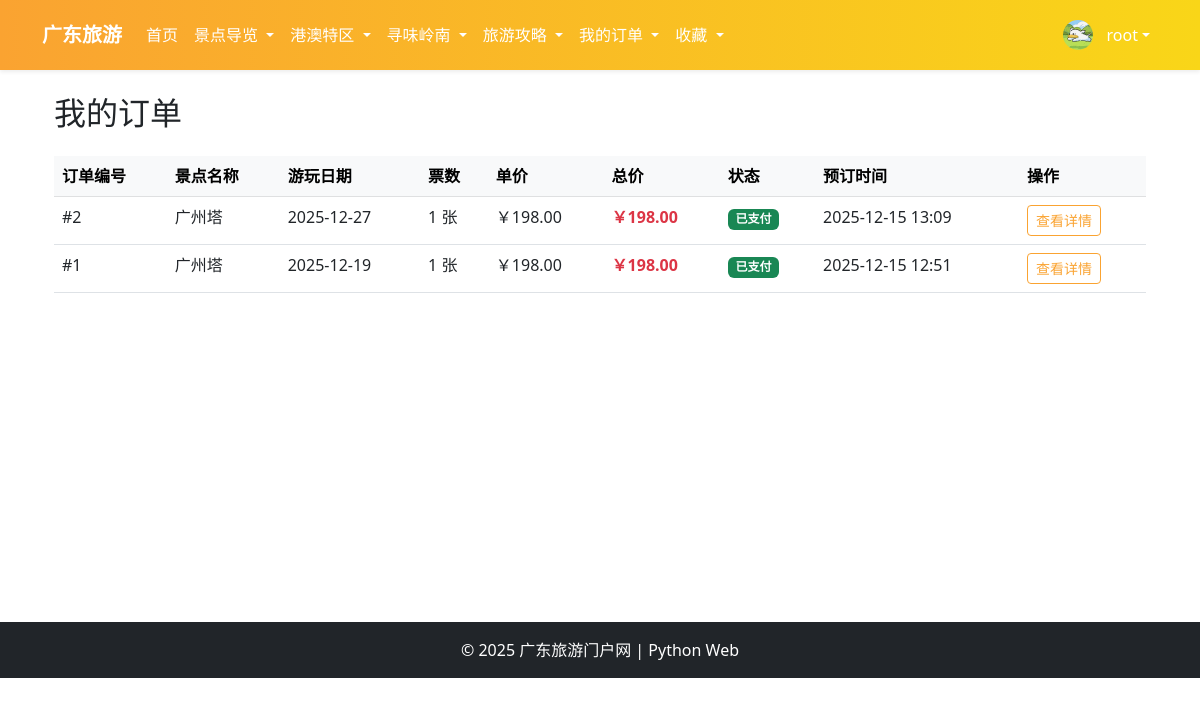
The app's page /bookingApp/my_bookings/ (signed in), older data.
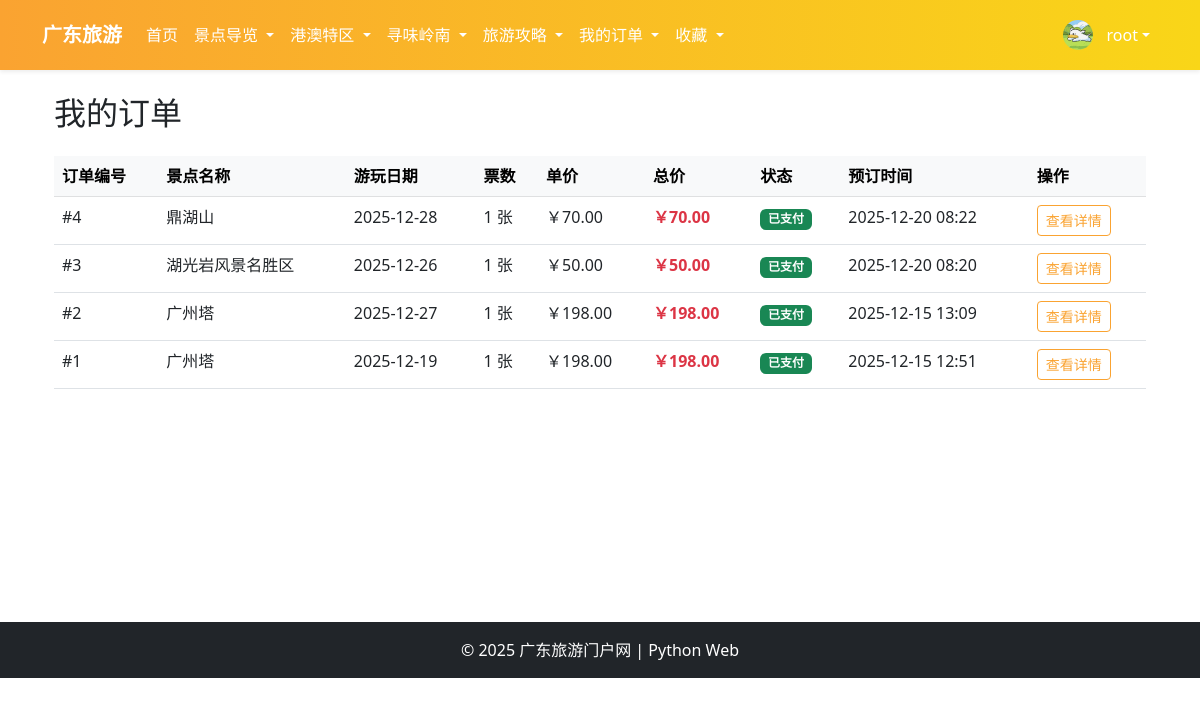
The same page, newer data.
### bookingApp/models.py (models this page shows, shortened)
class Booking(models.Model):
    STATUS_CHOICES = (
        ('pending', '待支付'),
        ('paid', '已支付'),
        ('cancelled', '已取消'),
    )
    user = models.ForeignKey(User, on_delete=models.CASCADE, verbose_name="下单用户")
    attraction = models.ForeignKey(Attraction, on_delete=models.CASCADE, verbose_name="预订景点")
    visit_date = models.DateField(verbose_name="游玩日期")
    quantity = models.PositiveIntegerField(default=1, verbose_name="票数")
    status = models.CharField(max_length=20, choices=STATUS_CHOICES, default='paid', verbose_name="状态")
    created_at = models.DateTimeField(default=timezone.now, null=True, blank=True, verbose_name="创建时间")
    @property
    def total_price(self):
        return self.attraction.price * self.quantity

### attractionsApp/models.py (models this page shows, shortened)
class Attraction(models.Model):
    REGION_CHOICES = (
        ('yue_bei', '粤北'),
        ('yue_xi', '粤西'),
        ('yue_nan', '珠三角'),
        ('yue_dong', '粤东'),
        ('gang_ao', '港澳'),
    )
    CITY_CHOICES = (
        ('guangzhou', '广州'),
        ('shenzhen', '深圳'),
        ('foshan', '佛山'),
        ('dongguan', '东莞'),
        ('zhuhai', '珠海'),
        ('zhongshan', '中山'),
        ('jiangmen', '江门'),
        ('huizhou', '惠州'),
        ('zhaoqing', '肇庆'),
        ('shantou', '汕头'),
        ('chaozhou', '潮州'),
        ('jieyang', '揭阳'),
        ('shanwei', '汕尾'),
        ('meizhou', '梅州'),
        ('shaoguan', '韶关'),
        ('qingyuan', '清远'),
        ('heyuan', '河源'),
        ('maoming', '茂名'),
        ('yangjiang', '阳江'),
        ('yunfu', '云浮'),
        ('zhanjiang', '湛江'),
        ('aomeng', '澳门'),
        ('xianggang', '香港'),
    )
    TYPE_CHOICES = (
        ('natural', '自然'),
        ('cultural', '人文'),
        ('mixed', '综合'),
    )
    name = models.CharField(max_length=100, verbose_name="景点名称")
    region = models.CharField(max_length=20, choices=REGION_CHOICES, verbose_name="所属区域")
    city = models.CharField(max_length=20, choices=CITY_CHOICES, verbose_name="所属城市", default='guangzhou')
    attraction_type = models.CharField(max_length=20, choices=TYPE_CHOICES, verbose_name="景点类型", default='mixed')
    description = models.TextField(verbose_name="景点介绍")
    price = models.DecimalField(max_digits=7, decimal_places=2, verbose_name="门票价格", null=True, blank=True)
    is_free = models.BooleanField(default=False, verbose_name="门票免费")
    image = models.ImageField(upload_to='attractions/', verbose_name="封面图")
    opening_hours = models.CharField(max_length=200, verbose_name="开放时间", default="09:00-18:00")
    map_image = models.ImageField(upload_to='attractions/maps/', verbose_name="地图位置图", null=True, blank=True)
    view_count = models.PositiveIntegerField(default=0, verbose_name="浏览量")
    like_count = models.PositiveIntegerField(default=0, verbose_name="点赞数")
    created_at = models.DateTimeField(auto_now_add=True, verbose_name="创建时间")
    updated_at = models.DateTimeField(auto_now=True, verbose_name="更新时间")
    class Meta:
        ordering = ['-created_at']
        verbose_name = "景点"
        verbose_name_plural = "景点"

### bookingApp/views.py (the view)
# urls.py: path('my_bookings/', views.my_bookings, name='my_bookings'),  # 我的订单
@login_required
def my_bookings(request):
    bookings = Booking.objects.filter(user=request.user).order_by('-created_at')
    return render(request, 'booking/list.html', {'bookings': bookings})

### templates/booking/list.html (shortened to what this page needs)
{% extends 'base.html' %}
{% block content %}
<div class="container mt-4">
    <h2 class="mb-4">我的订单</h2>
    {% if bookings %}
        <div class="table-responsive">
            <table class="table table-hover">
                <thead class="table-light">
                    <tr>
                        <th>订单编号</th>
                        <th>景点名称</th>
                        <th>游玩日期</th>
                        <th>票数</th>
                        <th>单价</th>
                        <th>总价</th>
                        <th>状态</th>
                        <th>预订时间</th>
                        <th>操作</th>
                    </tr>
                </thead>
                <tbody>
                    {% for booking in bookings %}
                    <tr>
                        <td>#{{ booking.id }}</td>
                        <td>{{ booking.attraction.name }}</td>
                        <td>{{ booking.visit_date|date:"Y-m-d" }}</td>
                        <td>{{ booking.quantity }} 张</td>
                        <td>￥{{ booking.attraction.price }}</td>
                        <td class="text-danger fw-bold">￥{{ booking.total_price }}</td>
                        <td>
                            {% if booking.status == 'paid' %}
                                <span class="badge bg-success">已支付</span>
                            {% elif booking.status == 'pending' %}
                                <span class="badge bg-warning">待支付</span>
                            {% else %}
                                <span class="badge bg-secondary">已取消</span>
                            {% endif %}
                        </td>
                        <td>{{ booking.created_at|date:"Y-m-d H:i" }}</td>
                        <td>
                            <a href="{% url 'bookingApp:booking_detail' booking.id %}" class="btn btn-sm btn-outline-primary booking-list-outline-btn">查看详情</a>
                        </td>
                    </tr>
                    {% endfor %}
                </tbody>
            </table>
        </div>
    {% else %}
        <div class="alert alert-info booking-list-alert-info text-center">
            <p class="mb-0">您还没有任何订单，<a href="{% url 'attractionsApp:attraction_list' %}">去看看景点吧</a></p>
        </div>
    {% endif %}
</div>
{% endblock %}

Row changes from the older to the newer data that the page shows:
added Booking: id "4", attraction.name "鼎湖山", visit_date "2025-12-28", quantity "1", attraction.price "70.00", total_price "70.00", status "已支付", created_at "2025-12-20 08:22"
added Booking: id "3", attraction.name "湖光岩风景名胜区", visit_date "2025-12-26", quantity "1", attraction.price "50.00", total_price "50.00", status "已支付", created_at "2025-12-20 08:20"
